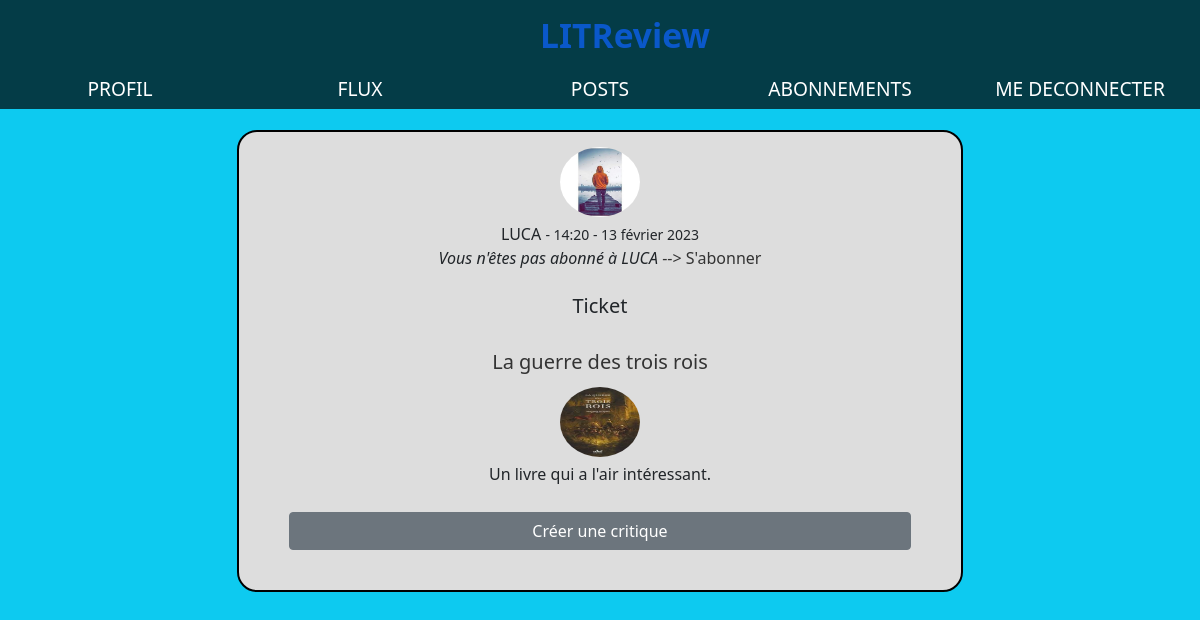
The page /ticket/20/detail (signed in) on the database as committed earlier.
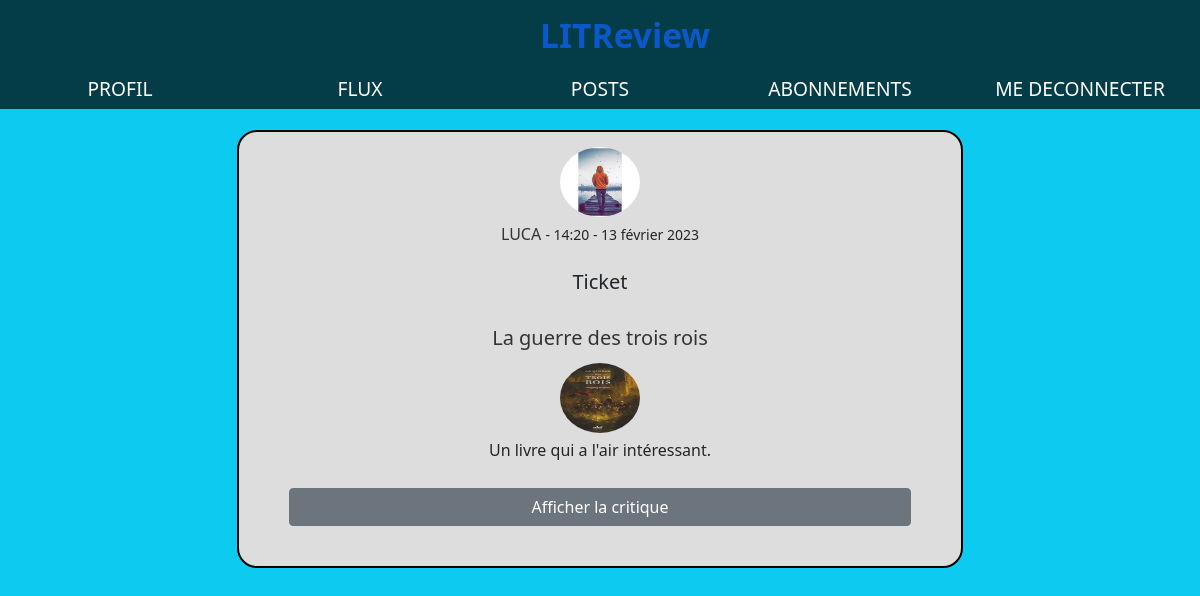
The same page on the database as committed later.
### critique/models.py (models this page shows, shortened)
class Ticket(models.Model):
    title = models.CharField(max_length=128)
    description = models.TextField(max_length=2048, blank=True)
    image = models.ImageField(null=True, blank=True)
    time_created = models.DateTimeField(auto_now_add=True)
    user = models.ForeignKey(to=settings.AUTH_USER_MODEL, on_delete=models.CASCADE)
    has_review = models.BooleanField(default=False)
    IMAGE_MAX_SIZE = (600, 600)

class Review(models.Model):
    ticket = models.ForeignKey(to=Ticket, on_delete=models.CASCADE)
    rating = models.PositiveSmallIntegerField(
        validators=[MinValueValidator(0), MaxValueValidator(5)])
    headline = models.CharField(max_length=128)
    body = models.CharField(max_length=8192, blank=True)
    user = models.ForeignKey(
        to=settings.AUTH_USER_MODEL, on_delete=models.CASCADE)
    time_created = models.DateTimeField(auto_now_add=True)

### authentification/models.py (models this page shows, shortened)
class Profile(models.Model):
    user = models.OneToOneField(User, on_delete=models.CASCADE)
    image = models.ImageField(default='default.png', upload_to='profile_img')

### critique/views.py (the view)
# urls.py: path('ticket/<int:pk>/detail', ticket_detail, name='ticket_detail'),
@login_required
def ticket_detail(request, pk):
    ticket = get_object_or_404(Ticket, id=pk)
    followed_users = find_user_follows(request.user)
    replied_tickets, replied_reviews = find_tickets_validate([ticket])
    context = {
        'post': ticket,
        'title': 'Ticket',
        'r_tickets': replied_tickets,
        'r_reviews': replied_reviews,
        'followed_users': followed_users,
    }
    return render(request, 'critique/post_detail.html', context)

### critique/complements.py (called while the page is built)
def find_tickets_validate(tickets):
    replied_reviews = Review.objects.filter(ticket__in=tickets)
    replied_tickets = [review.ticket for review in replied_reviews]
    return replied_tickets, replied_reviews

def find_user_follows(user):
    follows = UserFollow.objects.filter(user=user)
    followed_users = [follow.followed_user for follow in follows]
    return followed_users

### critique/templates/critique/post_detail.html
{% extends "base.html" %}
{% block content %}
{% if title == 'Ticket' %}
  {% include 'critique/ticket_base.html' %}
{% elif title == 'Critique du livre' %}
  {% include 'critique/review_base.html' %}
{% endif %}
{% endblock content %}

### critique/templates/critique/ticket_base.html
<article class="form form-ticket">
    <img src="{{ post.user.profile.image.url }}" alt="{{ post.user.username }} profile image">
    <div>
      <div class="article">
        {% if post.user != user %}
          {% if post.user in followed_users %}
            <a href="{% url 'user_posts' post.user.id %}">{{ post.user }}</a>
          {% else %}
            <p style="display:inline">{{ post.user }}</p>
          {% endif %}
        {% else %}
          <a href="{% url 'posts' %}">{{ post.user }}</a>
        {% endif %}
        <small>{{ post.time_created|date:"- H:i - d F Y " }}</small>
        {% if post.user == user %}
          <a href="{% url 'ticket_update' post.id %}">- Modifier</a>
          <a href="{% url 'ticket_delete' post.id %}">- Supprimer</a>
        {% elif post.user not in followed_users %}
          <div>
            <i>Vous n'êtes pas abonné à {{ post.user }}</i>
            <a href="{% url 'subscriptions' %}"> --> S'abonner</a>
          </div>
        {% endif %}
      </div>
    </br><h5><span>Ticket</span></h5></br>
      <h5><a href="{% url 'ticket_detail' post.id %}">{{ post.title }}</a></h5>
      <div class="ticket-description">
        {% if post.image %}
          <img src="{{ post.image.url }}" alt="{{ post.title }}">
        {% endif %}
        <p>{{ post.description }}</p>
      </div>
      {% if r_tickets and post in r_tickets %}
        {% for reply in r_reviews %}
          {% if post == reply.ticket %}
            <div>
              <a class="btn btn-secondary text-white" href="{% url 'review_detail' reply.id %}">Afficher la critique  </a>
            </div>
          {% endif %}
        {% endfor %}
      {% elif post not in r_tickets %}
        <div>
          <a class="btn btn-secondary text-white" href="{% url 'response_review' post.id %}">Créer une critique</a>
        </div>
      {% endif %}
    </div>
</article>

Rows that differ between the two databases and show on the page:
shown differently, row unchanged: Ticket "La guerre des trois rois": user "LUCA" → (not shown)
added Review: shows "Afficher la critique"
Other text that changed with them:
text no longer shown: "Vous n'êtes pas abonné à --> S'abonner Créer une critique"
